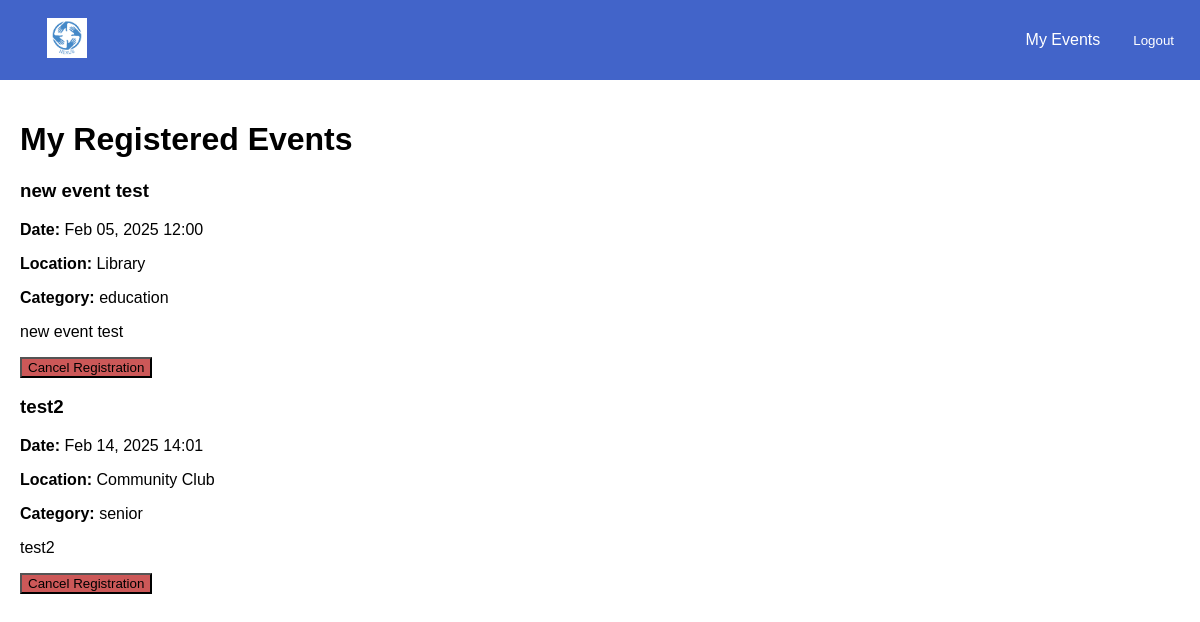
Page /events/my-events/ (signed in) on the earlier database version.
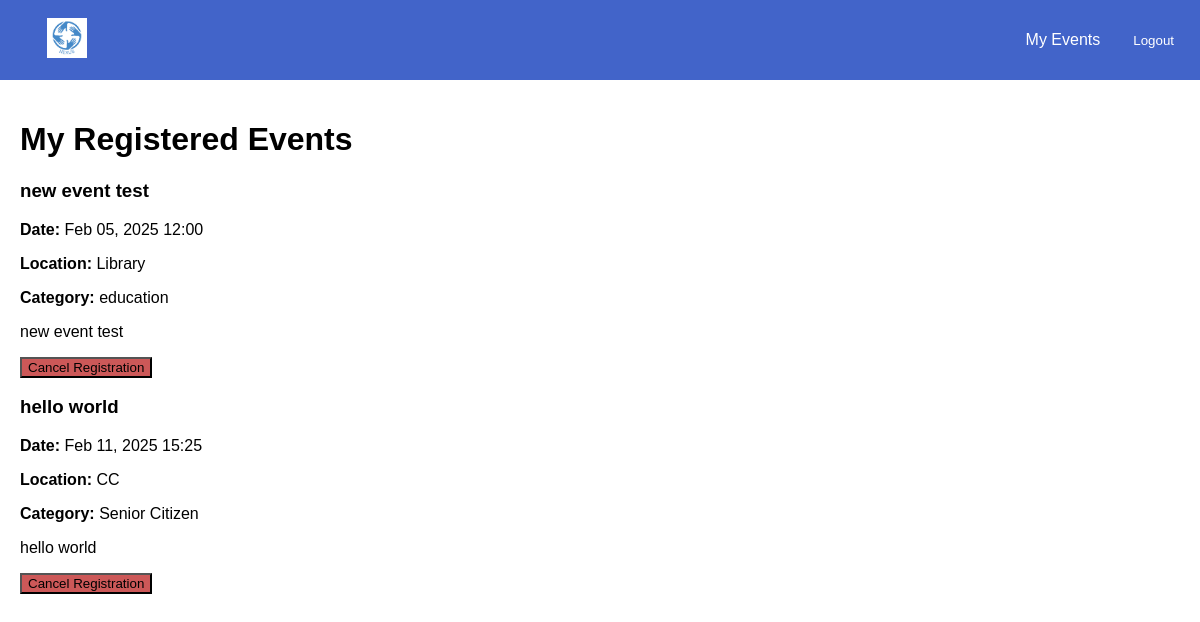
Same page on the later database version.
### events/models.py (models this page shows, shortened)
class VolunteerEvent(models.Model):
    STATUS_CHOICES = [
        ('Registered', 'Registered'),
        ('Waiting List', 'Waiting List'),
    ]
    event = models.ForeignKey(Event, on_delete=models.CASCADE, related_name="registered_volunteers")
    volunteer = models.ForeignKey(settings.AUTH_USER_MODEL, on_delete=models.CASCADE, related_name="registered_events")
    registered_at = models.DateTimeField(auto_now_add=True)
    status = models.CharField(max_length=20, choices=STATUS_CHOICES, default='Registered')
    class Meta:
        unique_together = ('event', 'volunteer')  # Prevent duplicate registrations

class Event(models.Model):
    CATEGORY_CHOICES = [
        ('Education', 'Education'),
        ('Social Development', 'Social Development'),
        ('Senior Citizen', 'Senior Citizen'),
    ]
    organisation = models.ForeignKey(settings.AUTH_USER_MODEL, on_delete=models.CASCADE)
    name = models.CharField(max_length=255)
    description = models.TextField()
    date = models.DateTimeField()
    location = models.CharField(max_length=255)
    volunteers_needed = models.PositiveIntegerField()
    roles_responsibilities = models.TextField()
    category = models.CharField(max_length=50, choices=CATEGORY_CHOICES, blank=False, default='Education')

### events/views.py (the view)
# urls.py: path('my-events/', views.volunteer_events, name='volunteer_events'),
@login_required
def volunteer_events(request):
    registered_events = VolunteerEvent.objects.filter(volunteer=request.user, status='registered')
    waitlisted_events = VolunteerEvent.objects.filter(volunteer=request.user, status='waiting_list')
    return render(request, 'events/volunteer_events.html', {
        'registered_events': registered_events,
        'waitlisted_events': waitlisted_events
    })

### events/templates/events/volunteer_events.html (shortened to what this page needs)
{% extends 'base.html' %}
{% block content %}
    <h1>My Registered Events</h1>
    {% if registered_events %}
        {% for registration in registered_events %}
            <div class="event-card">
                <h3>{{ registration.event.name }}</h3>
                <p><strong>Date:</strong> {{ registration.event.date|date:"M d, Y H:i" }}</p>
                <p><strong>Location:</strong> {{ registration.event.location }}</p>
                <p><strong>Category:</strong> {{ registration.event.category }}</p>
                <p>{{ registration.event.description }}</p>
                <form action="{% url 'events:cancel_registration' registration.event.id %}" method="post">
                    <button type="submit" style="background-color: rgb(204, 88, 88);">Cancel Registration</button>
                </form>
            </div>
        {% endfor %}
    {% else %}
        <p>You haven't registered for any events yet.</p>
    {% endif %}
{% endblock %}

Differences in the rows shown:
removed VolunteerEvent: event.name "test2", event "Feb 14, 2025 14:01", event.location "Community Club", event.category "senior", event.description "test2"
added VolunteerEvent: event.name "hello world", event "Feb 11, 2025 15:25", event.location "CC", event.category "Senior Citizen", event.description "hello world"
